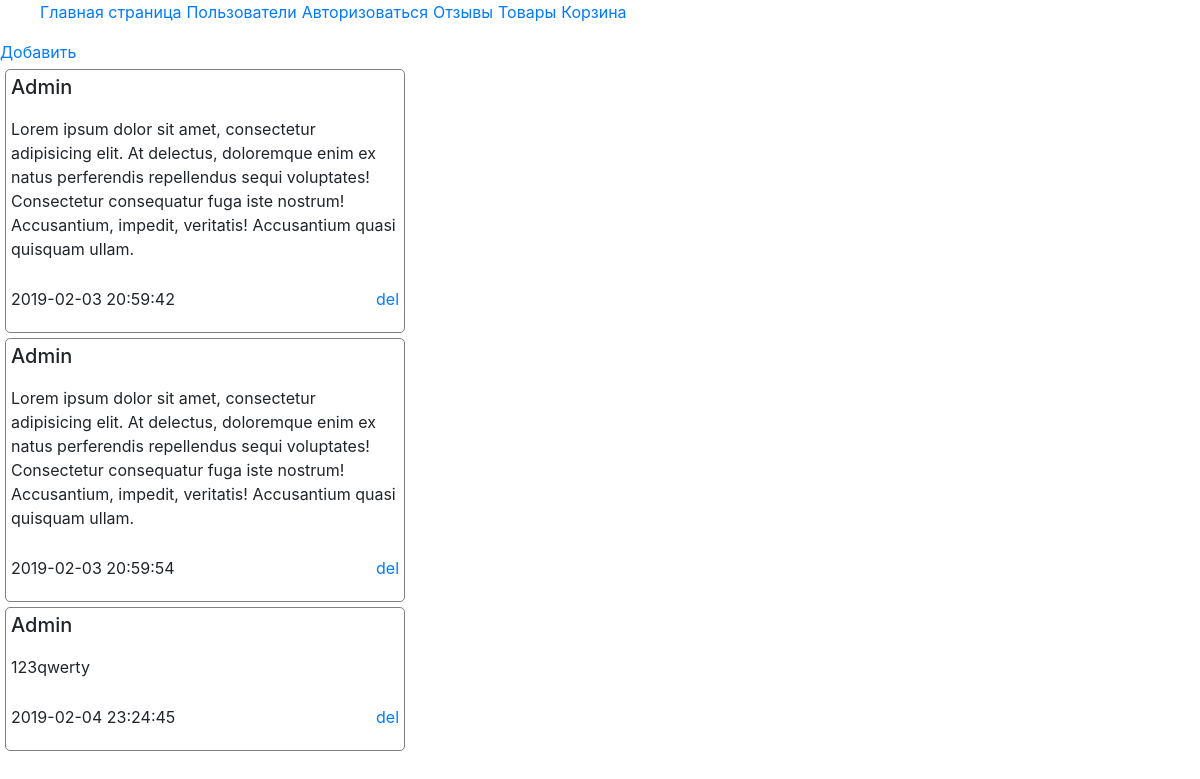
The page /publick/index.php?page=reviews on the database its author committed.
### tables this page shows
CREATE TABLE `reviews` (
  `id` int(11) NOT NULL,
  `name` text NOT NULL,
  `userID` int(11) NOT NULL,
  `review` text NOT NULL,
  `date` datetime NOT NULL
);

### publick/index.php (called while the page is built, shortened)
<?php
include('../main/route.php');

### main/config.php (called while the page is built, shortened)
<?php
function connect() {
    static $link;
    if (empty($link)) {
        $link = mysqli_connect('localhost', 'root', '', 'gbphp');
    }
    return $link;
}

### main/reviews.php (the view, shortened to what this page needs)
<?php
function index(){
    $sql = "SELECT id, name, userID, date, review
        FROM reviews";
    $res = mysqli_query(connect(), $sql);
    $content = '<a href="?page=reviews&func=addReview">Добавить</a>';
    while($row = mysqli_fetch_assoc($res)) {
        $content .= <<<php
    <div class="review" data-id="{$row['id']}">
    <h5>{$row['name']}</h5>
    <p>{$row['review']}</p>
    <p><span>{$row['date']}</span><a href="?page=reviews&del={$row['id']}">del</a></p>
    </div>
php;
    }
    return $content;
}

### main/route.php (style rules this page uses)
.review { width: 400px; border: 1px solid gray; border-radius: 5px; margin: 5px; }
.review>h5 { padding: 5px; }
.review>p { display: flex; padding: 5px; justify-content: space-between; }

### rows shown on the page
reviews: name "Admin", review "Lorem ipsum dolor sit amet, consectetur adipisicing elit. At delectus, doloremque enim ex natus perferendis repellendus sequi voluptates! Consectetur consequatur fuga iste nostrum! Accusantium, impedit, veritatis! Accusantium quasi quisquam ullam.", date "2019-02-03 20:59:42"
reviews: name "Admin", review "Lorem ipsum dolor sit amet, consectetur adipisicing elit. At delectus, doloremque enim ex natus perferendis repellendus sequi voluptates! Consectetur consequatur fuga iste nostrum! Accusantium, impedit, veritatis! Accusantium quasi quisquam ullam.", date "2019-02-03 20:59:54"
reviews: name "Admin", review "123qwerty", date "2019-02-04 23:24:45"
